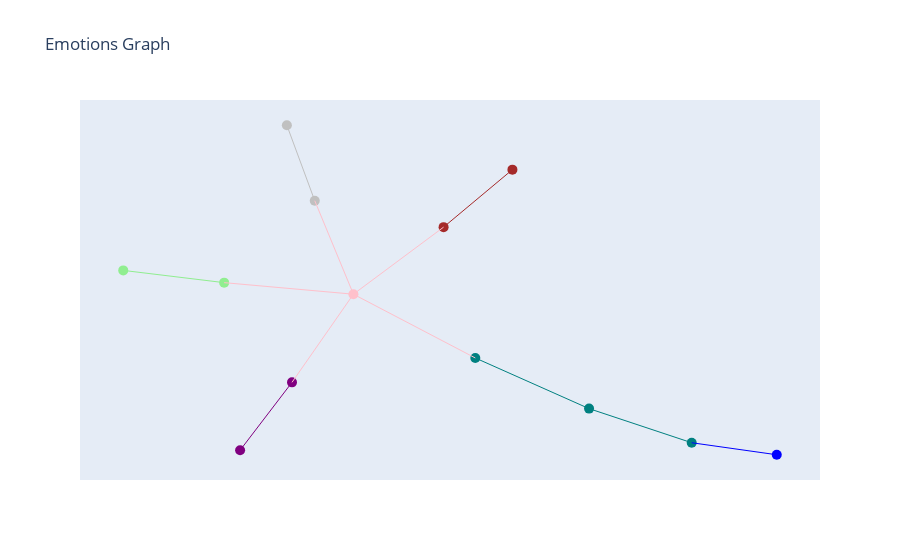

The notebook cell saved with this chart:
### Code cell
import textwrap

fig = go.Figure()

node_positions = {}

for node, position in pos.items():
    x, y = position  

    color = G.nodes[node]['color']  
    hover = G.nodes[node]['hover']
    hover = '<br>'.join(textwrap.wrap(hover,width=50))
    try:
        emotion = G.nodes[node]['emotion']
    except KeyError:
        try:
            gender = G.nodes[node]['gender']
        except KeyError:
            continue
    node_type = G.nodes[node]['type']

    if node_type == 'utterance':
        fig.add_trace(go.Scatter(x=[x], y=[y], marker=dict(size=10,color=color), hovertext=hover, name=emotion, hovertemplate=hover))
    else:
        fig.add_trace(go.Scatter(x=[x], y=[y], marker=dict(size=10,color=color), hovertext=hover, name=node_type, hovertemplate=hover))


for edge in G.edges():
    color = G.edges[edge]['color']
    x0, y0 = pos[edge[0]]
    x1, y1 = pos[edge[1]]
    fig.add_trace(go.Scatter(x=[x0, x1], y=[y0, y1], mode='lines', line=dict(width=1,color=color), name='Edge'))

fig.update_layout(showlegend=False, title='Emotions Graph')

fig.update_layout(xaxis=dict(showgrid=False, zeroline=False, showticklabels=False),
                  yaxis=dict(showgrid=False, zeroline=False, showticklabels=False))

fig.show()

### Figure 1 — Plotly figure (JSON) as saved in the notebook; plotly's stock layout.template omitted (floating-point values rounded to 4 significant figures)
{"data": [{"hovertemplate": "disgust", "hovertext": "disgust", "marker": {"color": "brown", "size": 10}, "name": "emotion", "type": "scatter", "x": [0.2803], "y": [0.5046]}, {"hovertemplate": "neutral", "hovertext": "neutral", "marker": {"color": "lightgreen", "size": 10}, "name": "emotion", "type": "scatter", "x": [-0.7794], "y": [0.1495]}, {"hovertemplate": "surprise", "hovertext": "surprise", "marker": {"color": "silver", "size": 10}, "name": "emotion", "type": "scatter", "x": [-0.3339], "y": [0.661]}, {"hovertemplate": "sadness", "hovertext": "sadness", "marker": {"color": "teal", "size": 10}, "name": "emotion", "type": "scatter", "x": [0.4889], "y": [-0.3376]}, {"hovertemplate": "joy", "hovertext": "joy", "marker": {"color": "purple", "size": 10}, "name": "emotion", "type": "scatter", "x": [-0.4612], "y": [-0.4843]}, {"hovertemplate": "female", "hovertext": "female", "marker": {"color": "pink", "size": 10}, "name": "gender", "type": "scatter", "x": [-0.1527], "y": [0.06561]}, {"hovertemplate": "male", "hovertext": "male", "marker": {"color": "blue", "size": 10}, "name": "gender", "type": "scatter", "x": [1.0], "y": [-0.5002]}, {"hovertemplate": "Oh! Oh, I think I'm gonna throw up a little bit.<br>What did you say?", "hovertext": "Oh! Oh, I think I'm gonna throw up a little bit.<br>What did you say?", "marker": {"color": "brown", "size": 10}, "name": "disgust", "type": "scatter", "x": [0.09285], "y": [0.302]}, {"hovertemplate": "Sure, New Year's Eve is only two weeks away. Can<br>you wait?", "hovertext": "Sure, New Year's Eve is only two weeks away. Can<br>you wait?", "marker": {"color": "lightgreen", "size": 10}, "name": "neutral", "type": "scatter", "x": [-0.5046], "y": [0.1063]}, {"hovertemplate": "Did you just make that up?", "hovertext": "Did you just make that up?", "marker": {"color": "silver", "size": 10}, "name": "surprise", "type": "scatter", "x": [-0.258], "y": [0.3951]}, {"hovertemplate": "And it's not even born yet.", "hovertext": "And it's not even born yet.", "marker": {"color": "teal", "size": 10}, "name": "sadness", "type": "scatter", "x": [0.1792], "y": [-0.1591]}, {"hovertemplate": "God. I forgot how much I love driving. I have", "hovertext": "God. I forgot how much I love driving. I have", "marker": {"color": "purple", "size": 10}, "name": "joy", "type": "scatter", "x": [-0.3199], "y": [-0.245]}, {"hovertemplate": "It's just if-if we got together again and it<br>didn't work outI could never do that to Emma.", "hovertext": "It's just if-if we got together again and it<br>didn't work outI could never do that to Emma.", "marker": {"color": "teal", "size": 10}, "name": "sadness", "type": "scatter", "x": [0.7684], "y": [-0.4579]}, {"line": {"color": "brown", "width": 1}, "mode": "lines", "name": "Edge", "type": "scatter", "x": [0.2803, 0.09285], "y": [0.5046, 0.302]}, {"line": {"color": "lightgreen", "width": 1}, "mode": "lines", "name": "Edge", "type": "scatter", "x": [-0.7794, -0.5046], "y": [0.1495, 0.1063]}, {"line": {"color": "silver", "width": 1}, "mode": "lines", "name": "Edge", "type": "scatter", "x": [-0.3339, -0.258], "y": [0.661, 0.3951]}, {"line": {"color": "teal", "width": 1}, "mode": "lines", "name": "Edge", "type": "scatter", "x": [0.4889, 0.1792], "y": [-0.3376, -0.1591]}, {"line": {"color": "teal", "width": 1}, "mode": "lines", "name": "Edge", "type": "scatter", "x": [0.4889, 0.7684], "y": [-0.3376, -0.4579]}, {"line": {"color": "purple", "width": 1}, "mode": "lines", "name": "Edge", "type": "scatter", "x": [-0.4612, -0.3199], "y": [-0.4843, -0.245]}, {"line": {"color": "pink", "width": 1}, "mode": "lines", "name": "Edge", "type": "scatter", "x": [-0.1527, 0.09285], "y": [0.06561, 0.302]}, {"line": {"color": "pink", "width": 1}, "mode": "lines", "name": "Edge", "type": "scatter", "x": [-0.1527, -0.5046], "y": [0.06561, 0.1063]}, {"line": {"color": "pink", "width": 1}, "mode": "lines", "name": "Edge", "type": "scatter", "x": [-0.1527, -0.258], "y": [0.06561, 0.3951]}, {"line": {"color": "pink", "width": 1}, "mode": "lines", "name": "Edge", "type": "scatter", "x": [-0.1527, 0.1792], "y": [0.06561, -0.1591]}, {"line": {"color": "pink", "width": 1}, "mode": "lines", "name": "Edge", "type": "scatter", "x": [-0.1527, -0.3199], "y": [0.06561, -0.245]}, {"line": {"color": "blue", "width": 1}, "mode": "lines", "name": "Edge", "type": "scatter", "x": [1.0, 0.7684], "y": [-0.5002, -0.4579]}], "layout": {"showlegend": false, "title": {"text": "Emotions Graph"}, "xaxis": {"showgrid": false, "showticklabels": false, "zeroline": false}, "yaxis": {"showgrid": false, "showticklabels": false, "zeroline": false}}}
